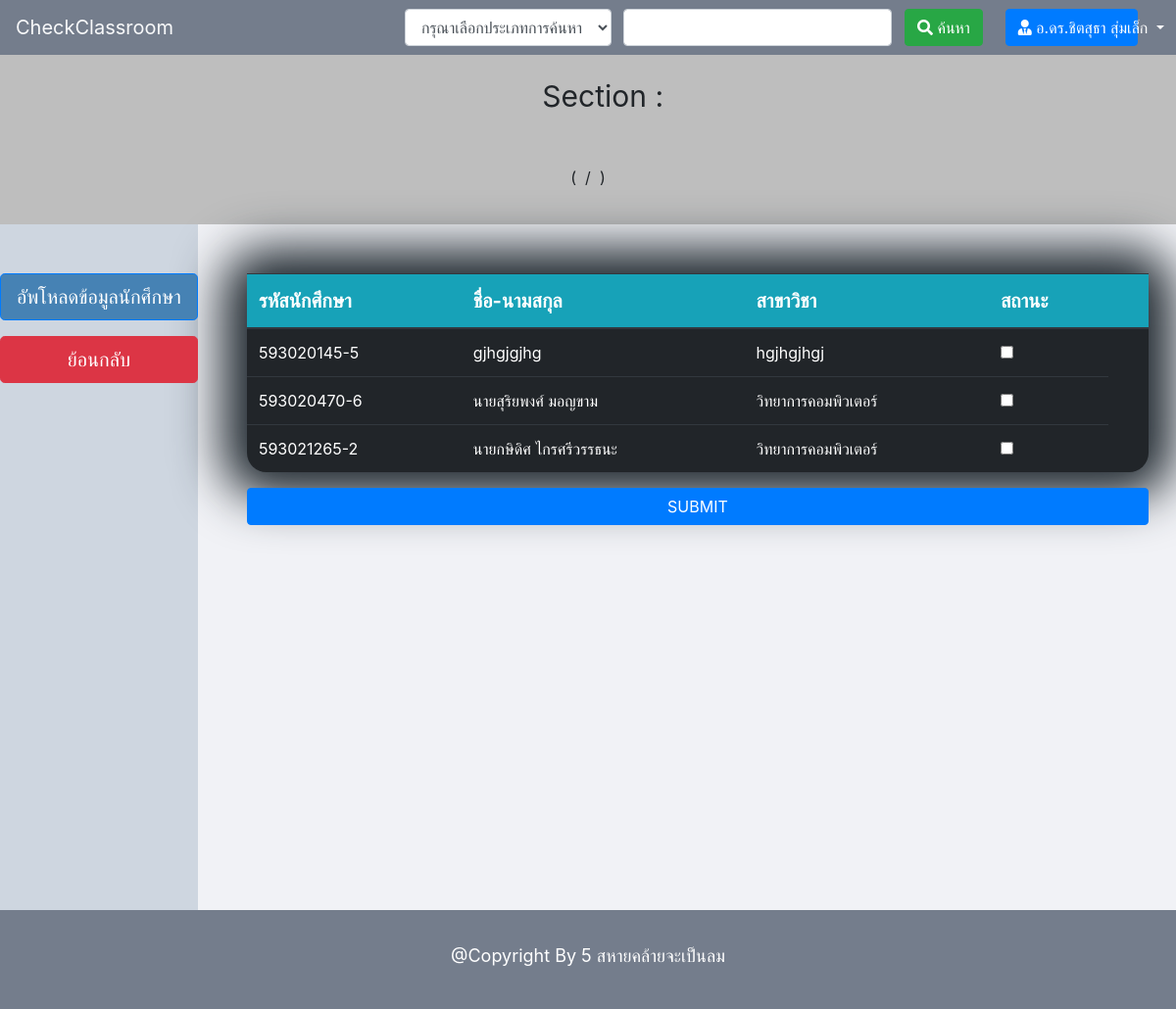
Page /admin/add_student_form.php (signed in) on the earlier database version.
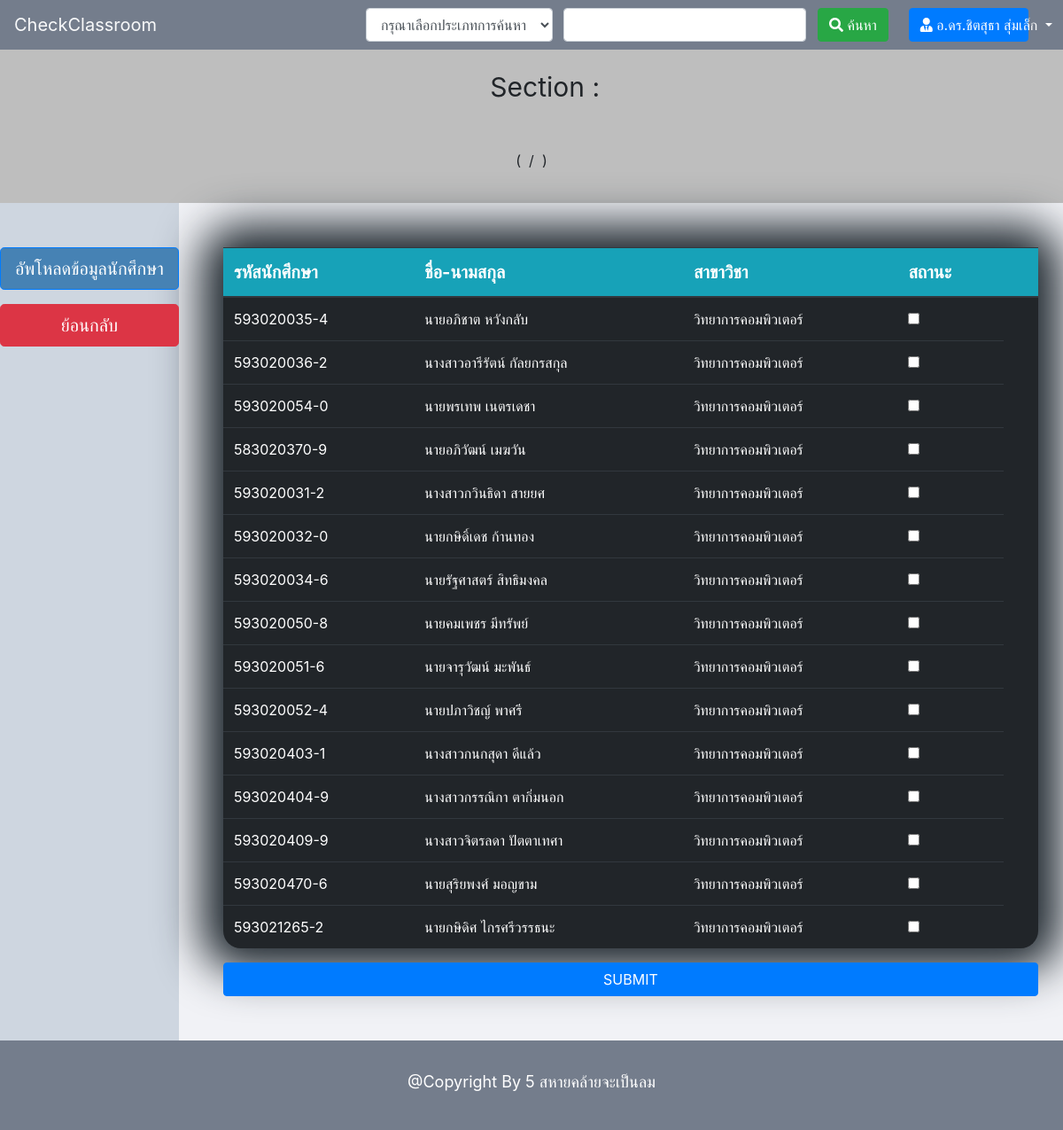
Same page on the later database version.
### tables this page shows
CREATE TABLE `student` (
  `s_id` varchar(30) NOT NULL,
  `s_password` varchar(30) NOT NULL,
  `s_name` varchar(50) NOT NULL,
  `s_department` varchar(30) NOT NULL,
  `s_profile` varchar(255) NOT NULL,
  `permission` int(1) NOT NULL DEFAULT '3'
);

### admin/add_student_form.php (the view, shortened to what this page needs)
<?php
	include '../connect.php';
	$stmt =$pdo->prepare("SELECT * FROM teacher WHERE l_username = ?");
	$stmt->bindParam(1,$_SESSION["username"]);
	$stmt->execute();
	while ($row=$stmt->fetch()) {
	 	$rowName["l_name"] = $row["l_name"];
	 }
	if (!empty($_SESSION['username']) && $_SESSION['permission'] == 1 || $_SESSION['permission'] == 2) { ?>
<!DOCTYPE html>
<html>
<head>
	<link rel="stylesheet" href="https://maxcdn.bootstrapcdn.com/bootstrap/4.0.0/css/bootstrap.min.css">
	<link rel="stylesheet" href="https://use.fontawesome.com/releases/v5.7.2/css/all.css">
	<link rel="stylesheet" type="text/css" href="../style.css">
</head>
<body>
	<?php if ($_SESSION['permission'] == 1) { ?>
	<nav class="navbar sticky-top navbar-light navbar-expand-lg" style="background-color: #747d8c;">
 		<a class="navbar-brand text-light" href="admin_home.php">CheckClassroom</a>
		  <div class="collapse navbar-collapse" id="navbarSupportedContent" >
		    <div class="form-inline mr-sm-2">
		    	<form action="add_student_form_search.php" method="post" >
		    		<select name="search_type1" id="search_type1" class="form-control mr-sm-2">
		    			<option value=""> กรุณาเลือกประเภทการค้นหา </option>
		    		</select>
		    		<input type="text" name="keyword1" id="keyword1" class="form-control mr-sm-2">
		    		<button class="btn btn-success" id="submit_search" value="submit_search"><i class="fas fa-search"></i> ค้นหา </button>
		    	</form>
		    </div>
		    <div class="form-inline my-2 my-lg-0 mr-sm-2 col-md-2">
		    	<a href="" class="btn btn-primary  dropdown-toggle col-12" data-toggle="dropdown" aria-haspopup="true" aria-expanded="false"> <i class="fas fa-user-tie"></i> <?= $rowName["l_name"] ?> </a>
		    </div>
		  </div>
	</nav>
	<?php } ?>
	<div style="min-height: 850px;background-color: #ecf0f1;">
		<div style="background-color: #BEBEBE; padding-top: 20px; padding-bottom: 20px;">
						<div class="form-group" style="text-align: center;">
							<label style="font-size: 30px;"> <?= $rowCID['c_id'] ?> </label> &nbsp; <label style="font-size: 30px;">  <?= $rowCNAME['c_name'] ?> &nbsp; Section : <?=$rowCSEC['c_sec']?></label>
						</div><br>
						<div class="form-group" style="text-align: center;">
							(&nbsp;<label style="font-size: 30px;"><?=$rowCTERM['c_term']?></label>&nbsp;/&nbsp;<label style="font-size: 30px;"><?=$rowCYEAR['c_year']?></label>&nbsp;)
						</div>
					</div>
		<div style="display: flex;">
					<div style="background-color: #ced6e0; min-height: 700px;width: 300px; padding-top: 50px;padding-bottom: 50px;">
						<div class="form-group mb-3 justify-content-center" style="text-align: center; ">
							<button id="add_student_file_button" data-target="#add_student_file_modal" data-toggle="modal" class="btn btn-primary btn-lg col-12" style="background-color: #4682B4;"> อัพโหลดข้อมูลนักศึกษา </button>
						</div>
						<div class="form-group mb-3 justify-content-center" style="text-align: center;">
							<a href="admin_home.php" class="btn btn-danger btn-lg col-12"> ย้อนกลับ </a>
						</div>
					</div>
					<div style="background-color:#f1f2f6;min-width: 85%;min-height: 500px;padding: 50px;">
						<div class="table-responsive-sm" >
						<table class="table table-dark table-hover" style="border-radius: 20px; box-shadow: 0px 0px 50px 25px #1e272e;">
							<thead class="text-white bg-info" style="font-size: 20px;">
								<tr>
									<th>รหัสนักศึกษา</th>
									<th>ชื่อ-นามสกุล</th>
									<th>สาขาวิชา</th>
									<th>สถานะ</th>
									<th></th>
								</tr>
							</thead>
							<tbody style="font-size: 16px;">
								<form action="add_student.php" method="post" name="add_student_form" onSubmit="JavaScript:return addStudent();">
								<?php
					     		if (!isset($_POST['search_type']) && !isset($_POST['keyword'])) {
					     			$stmt6=$pdo->prepare("SELECT * FROM student");
									$stmt6->execute();
									$i=0; $k=0; while ($row6=$stmt6->fetch()) { ?>
										<tr>
							     			<td><input type="hidden" name="s_id[]" value="<?=$row6['s_id']?>"><?=$row6['s_id']?></td>
							     			<td><input type="hidden" name="s_name[]" value="<?=$row6['s_name']?>"><?=$row6['s_name']?></td>
							     			<td><input type="hidden" name="s_department[]" value="<?=$row6['s_department']?>"><?=$row6['s_department']?></td>
							     			<td>
												  <input type="checkbox" name="Ch_INSERT[]" id="Ch_INSERT<?=$k++?>" value="<?=$i++?>">
											</td>
							     		</tr>
									<?php }
					     		} ?>
							</tbody>
						</table>
						</div>
						<button type="submit" class="btn btn-primary btn-block" id="SAVE" name="add_student_submit[]" value="SAVE"> SUBMIT </button>
					</div>
			</div>
	<footer style="background-color: #747d8c; padding: 24px;">
		<div style="text-align: center;">
			<label style="font-size: 18px; color: white; padding: 9px;">@Copyright By 5 สหายคล้ายจะเป็นลม</label>
		</div>
	</footer>
</body>
</html>
<?php } else {
		setcookie('wrong_login',1,time()+10,'/');
		echo "<script type='text/javascript'> window.location.href = '../index.php';</script>";
	} ?>

Differences in the rows shown:
removed student: s_id "593020145-5", s_name "gjhgjgjhg", s_department "hgjhgjhgj"
added student: s_id "593020035-4", s_name "นายอภิชาต หวังกลับ", s_department "วิทยาการคอมพิวเตอร์"
added student: s_id "593020036-2", s_name "นางสาวอารีรัตน์ กัลยกรสกุล", s_department "วิทยาการคอมพิวเตอร์"
added student: s_id "593020054-0", s_name "นายพรเทพ เนตรเดชา", s_department "วิทยาการคอมพิวเตอร์"
added student: s_id "583020370-9", s_name "นายอภิวัฒน์ เมฆวัน", s_department "วิทยาการคอมพิวเตอร์"
added student: s_id "593020031-2", s_name "นางสาวกวินธิดา สายยศ", s_department "วิทยาการคอมพิวเตอร์"
added student: s_id "593020032-0", s_name "นายกษิดิ์เดช ก้านทอง", s_department "วิทยาการคอมพิวเตอร์"
added student: s_id "593020034-6", s_name "นายรัฐศาสตร์ สิทธิมงคล", s_department "วิทยาการคอมพิวเตอร์"
added student: s_id "593020050-8", s_name "นายคมเพชร มีทรัพย์", s_department "วิทยาการคอมพิวเตอร์"
added student: s_id "593020051-6", s_name "นายจารุวัฒน์ มะพันธ์", s_department "วิทยาการคอมพิวเตอร์"
added student: s_id "593020052-4", s_name "นายปภาวิชญ์ พาศรี", s_department "วิทยาการคอมพิวเตอร์"
added student: s_id "593020403-1", s_name "นางสาวกนกสุดา ดีแล้ว", s_department "วิทยาการคอมพิวเตอร์"
added student: s_id "593020404-9", s_name "นางสาวกรรณิกา ตากิ่มนอก", s_department "วิทยาการคอมพิวเตอร์"
added student: s_id "593020409-9", s_name "นางสาวจิตรลดา ปัตตาเทศา", s_department "วิทยาการคอมพิวเตอร์"
